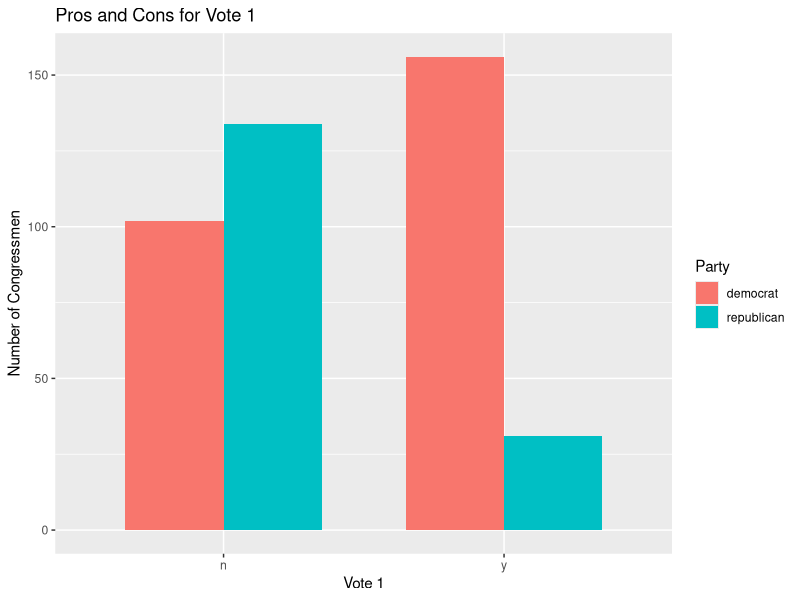
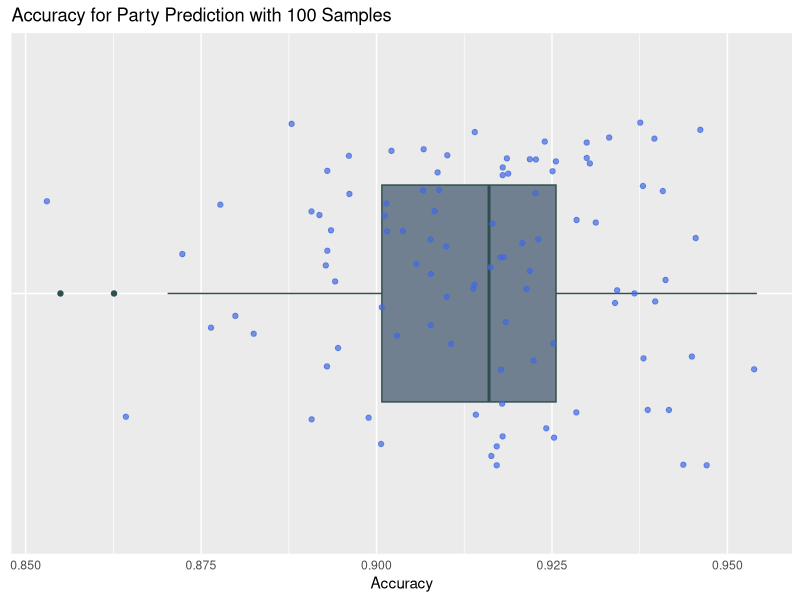

Generate these figures, in order, with R:


install.packages('mlbench')
library(mlbench)
data("HouseVotes84")
votes <- HouseVotes84
str(votes)

library(ggplot2)
vote1 <- na.omit(votes[,c(1, 2)])
vote1$v1 <- factor(vote1$V1,
                   levels=c('n', 'y'),
                   labels=c('No', 'Yes'))
ggplot(vote1, aes(x=V1, fill=Class)) +
  geom_bar(position='dodge', width=0.7) +
  labs(title='Pros and Cons for Vote 1',
       x='Vote 1', y='Number of Congressmen',
       fill='Party')

head(votes)
sum(is.na(votes))

naCount <- function(col, cls) {return(sum(is.na(votes[,col]) & votes$Class==cls))}

naCount(2, 'democrat')
naCount(2, 'republican')


yesProb <- function(col, cls) { sum.y <- sum(votes[,col]=='y' & votes$Class==cls, na.rm=T)
sum.n <- sum(votes[,col]=='n' & votes$Class==cls, na.rm=T)
return(sum.y/(sum.y+sum.n))
}

yesProb(2, 'democrat')
yesProb(2, 'republican')

set.seed(123)
for (i in 2:ncol(votes)) {
  if(sum(is.na(votes[,i])) > 0)  {
    d.na <- which(is.na(votes[,i]) & votes$Class == 'democrat')
    r.na <- which(is.na(votes[,i]) & votes$Class == 'republican')
    votes[d.na, i] <- ifelse(runif(naCount(i, 'democrat')) < yesProb(i, 'democrat'), 'y', 'n')
    votes[r.na, i] <- ifelse(runif(naCount(i, 'republican')) < yesProb(i, 'republican'), 'y', 'n')}
}

sum(is.na(votes))
head(votes)

set.seed(123)
train <- sample(nrow(votes), 0.7*nrow(votes))
votes.train <- votes[train,]
votes.test <- votes[-train,]
table(votes.train$Class)
table(votes.test$Class)


install.packages('e1071')
library(e1071)
votes.nb <- naiveBayes(Class ~ ., data=votes.train)

votes.nb

votes.nb.pred <- predict(votes.nb, newdata=votes.test[,-1])
head(votes.nb.pred)

table(votes.test$Class, votes.nb.pred, dnn=c('Actual', 'Predicted'))
mean(votes.nb.pred==votes.test$Class)

votes.nb.pred <- predict(votes.nb, newdata=votes.test[,-1], type='raw')
head(votes.nb.pred)


votes.nb.pred <- factor(votes.nb.pred[, 'republican'] > 0.5,
                        levels=c(FALSE, TRUE),
                        labels=c('democrat', 'republican'))
head(votes.nb.pred)
table(votes.test$Class, votes.nb.pred, dnn=c('Actual', 'Predicted'))
mean(votes.nb.pred==votes.test$Class)

nbRuns <- function(fraction, run) {
  results <- NULL
  for (i in 1:run) {
    train <- sample(nrow(votes), fraction*nrow(votes))
    votes.train <- votes[train,]
    votes.test <- votes[-train,]
    votes.nb <- naiveBayes(Class ~ ., data=votes.train)
    votes.nb.pred <- predict(votes.nb, newdata=votes.test[,-1])
    results[i] <- mean(votes.nb.pred==votes.test$Class)
  }
  return(results)
}

votes.nb.cv <- nbRuns(0.7 , 100)
votes.nb.cv  
summary(votes.nb.cv)

ggplot(data.frame(acc=votes.nb.cv), aes(x='', y=acc)) +
  geom_boxplot(fill='slategray', color='darkslategray', width=0.5) +
  geom_point(position='jitter', color='royalblue', alpha=0.7) +
  labs(title='Accuracy for Party Prediction with 100 Samples', y='Accuracy') +
  coord_flip() +
  theme(axis.title.y=element_blank(),
        axis.text.y=element_blank(),
        axis.ticks = element_blank())


































